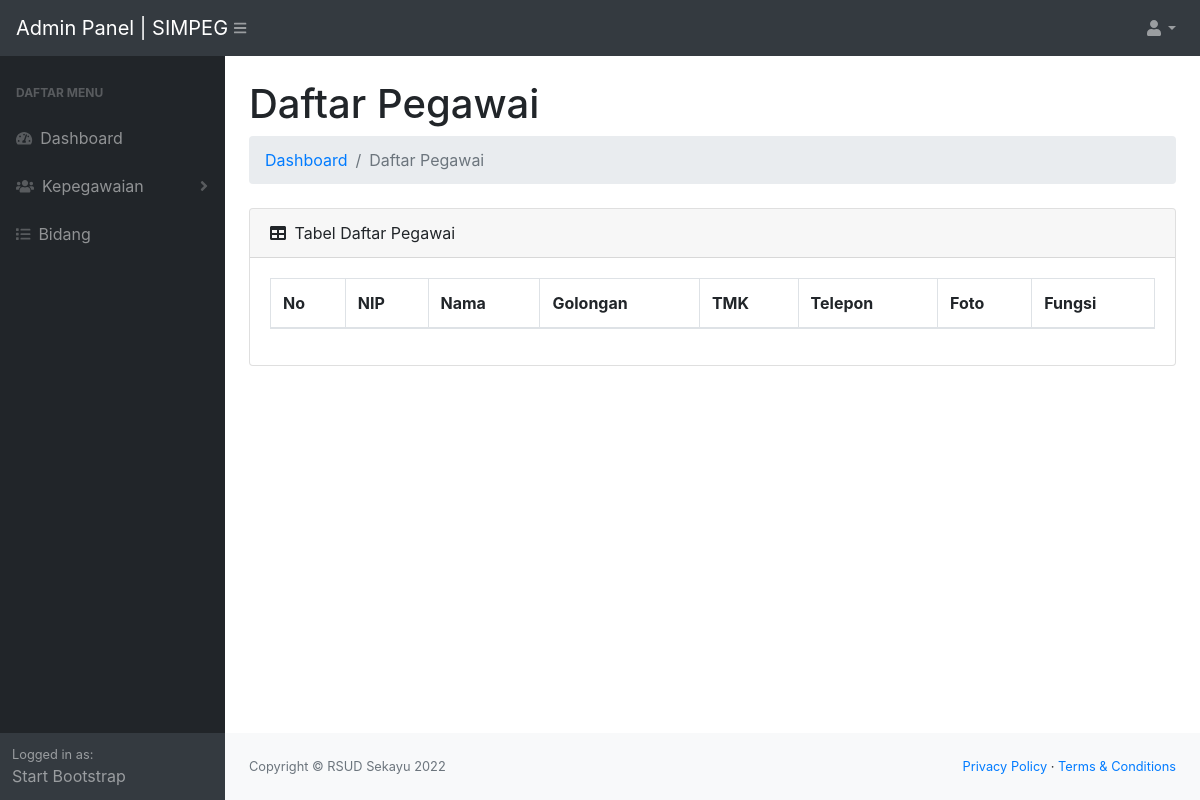
The page /admin/daftar-pegawai.php on the database as committed earlier.
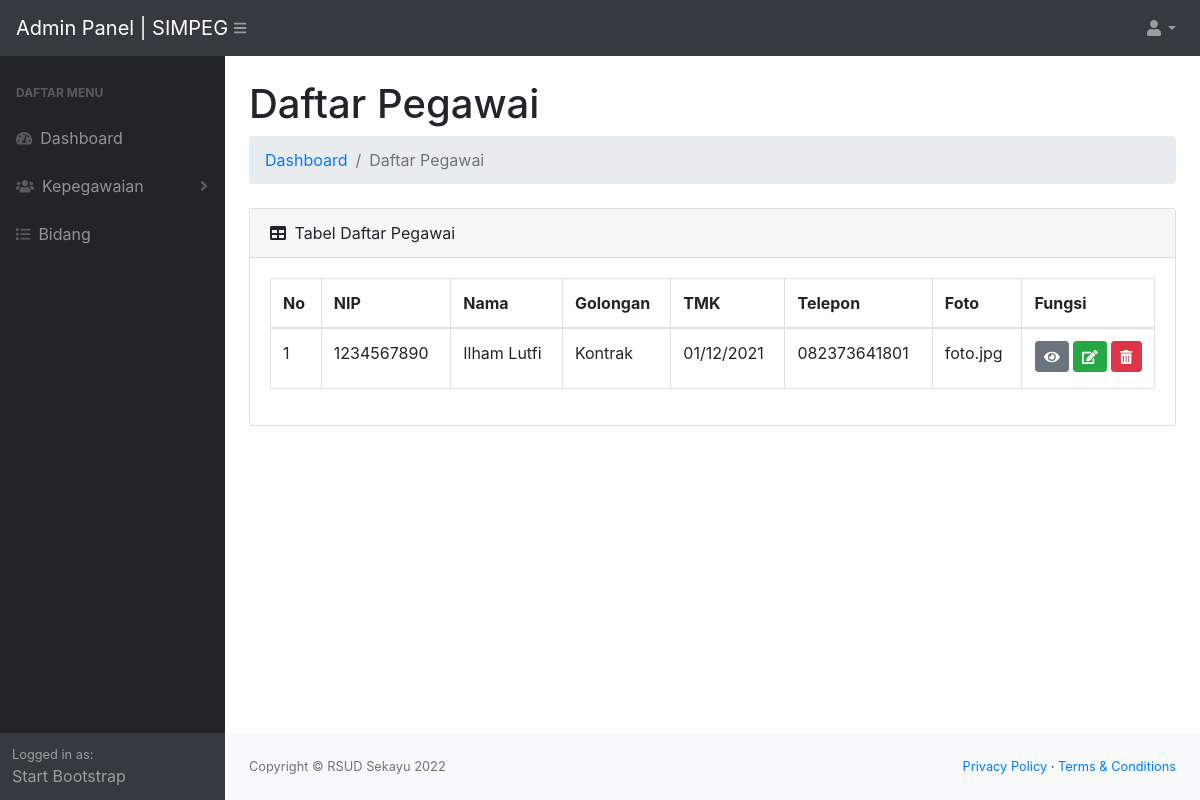
The same page on the database as committed later.
### tables this page shows
CREATE TABLE `pegawai` (
  `id_pegawai` int(11) NOT NULL,
  `id_bidang` int(11) NOT NULL,
  `nip` int(11) NOT NULL,
  `nama` varchar(150) NOT NULL,
  `jk` varchar(15) NOT NULL,
  `alamat` text NOT NULL,
  `email` varchar(50) NOT NULL,
  `no_telepon` varchar(25) NOT NULL,
  `golongan` varchar(20) NOT NULL,
  `gaji` varchar(50) NOT NULL,
  `status` varchar(15) NOT NULL,
  `tmk` date NOT NULL COMMENT 'terhitung masa kerja (tmk)',
  `foto` varchar(150) NOT NULL,
  `id_user` int(11) DEFAULT NULL,
  `tanggal` datetime NOT NULL DEFAULT current_timestamp()
);

### admin/config/controller.php (called while the page is built, shortened)
<?php
function query($query)
{
    global $db;
    $result = mysqli_query($db, $query);
    $rows = [];
    while ($row = mysqli_fetch_assoc($result)) {
        $rows[] = $row;
    }
    return $rows;
}

### admin/daftar-pegawai.php (the view, shortened to what this page needs)
<?php
include "layout/header.php";
$pegawai = query("SELECT * FROM pegawai ORDER BY id_pegawai DESC");
?>
<div id="layoutSidenav_content">
    <main>
        <div class="container-fluid">
            <h1 class="mt-4">Daftar Pegawai</h1>
            <ol class="breadcrumb mb-4">
                <li class="breadcrumb-item"><a href="index.php">Dashboard</a></li>
                <li class="breadcrumb-item active">Daftar Pegawai</li>
            </ol>
            <div class="card mb-4">
                <div class="card-header">
                    <i class="fas fa-table mr-1"></i>
                    Tabel Daftar Pegawai
                </div>
                <div class="card-body">
                    <div class="table-responsive">
                        <table class="table table-bordered" id="dataTable" width="100%" cellspacing="0">
                            <thead>
                                <tr>
                                    <th>No</th>
                                    <th>NIP</th>
                                    <th>Nama</th>
                                    <th>Golongan</th>
                                    <th>TMK</th>
                                    <th>Telepon</th>
                                    <th>Foto</th>
                                    <th>Fungsi</th>
                                </tr>
                            </thead>
                            <tbody>
                                <?php $no = 1; ?>
                                <?php foreach ($pegawai as $data) : ?>
                                    <tr>
                                        <td><?= $no++; ?></td>
                                        <td><?= $data['nip']; ?></td>
                                        <td><?= $data['nama']; ?></td>
                                        <td><?= $data['golongan']; ?></td>
                                        <td><?= date('d/m/Y', strtotime($data['tmk'])); ?></td>
                                        <td><?= $data['no_telepon']; ?></td>
                                        <td><?= $data['foto']; ?></td>
                                        <td width="15%" class="text-center">
                                            <a href="" class="btn btn-secondary btn-sm mb-1" title="Detail"><i class="fas fa-eye"></i></a>
                                            <button class="btn btn-success btn-sm mb-1" title="Ubah"><i class="fas fa-edit"></i></button>
                                            <a href="" class="btn btn-danger btn-sm mb-1" title="Hapus"><i class="fas fa-trash-alt"></i></a>
                                        </td>
                                    </tr>
                                <?php endforeach; ?>
                            </tbody>
                        </table>
                    </div>
                </div>
            </div>
        </div>
    </main>
    <?php include "layout/footer.php"; ?>

### admin/layout/header.php (shortened to what this page needs)
<!DOCTYPE html>
<html lang="en">
<head>
    <link href="assets/css/styles.css" rel="stylesheet" />
    <link href="https://cdn.datatables.net/1.10.20/css/dataTables.bootstrap4.min.css" rel="stylesheet" />
</head>
<body class="sb-nav-fixed">
    <nav class="sb-topnav navbar navbar-expand navbar-dark bg-dark">
        <a class="navbar-brand" href="index.php">Admin Panel | SIMPEG</a>
        <button class="btn btn-link btn-sm order-1 order-lg-0" id="sidebarToggle" href="#"><i class="fas fa-bars"></i></button>
        <ul class="navbar-nav ml-auto">
            <li class="nav-item dropdown">
                <a class="nav-link dropdown-toggle" id="userDropdown" href="#" role="button" data-toggle="dropdown" aria-haspopup="true" aria-expanded="false"><i class="fas fa-user fa-fw"></i></a>
            </li>
        </ul>
    </nav>
    <div id="layoutSidenav">
        <div id="layoutSidenav_nav">
            <nav class="sb-sidenav accordion sb-sidenav-dark" id="sidenavAccordion">
                <div class="sb-sidenav-menu">
                    <div class="nav">
                        <div class="sb-sidenav-menu-heading">Daftar Menu</div>
                        <a class="nav-link" href="index.php">
                            <div class="sb-nav-link-icon"><i class="fas fa-tachometer-alt"></i></div>
                            Dashboard
                        </a>
                        <a class="nav-link collapsed" href="#" data-toggle="collapse" data-target="#collapseLayouts" aria-expanded="false" aria-controls="collapseLayouts">
                            <div class="sb-nav-link-icon"><i class="fas fa-users"></i></div>
                            Kepegawaian
                            <div class="sb-sidenav-collapse-arrow"><i class="fas fa-angle-down"></i></div>
                        </a>
                        <a class="nav-link" href="daftar-bidang.php">
                            <div class="sb-nav-link-icon"><i class="fas fa-list"></i></div>
                            Bidang
                        </a>
                    </div>
                </div>
                <div class="sb-sidenav-footer">
                    <div class="small">Logged in as:</div>
                    Start Bootstrap
                </div>
            </nav>
        </div>

### admin/layout/footer.php (shortened to what this page needs)
<footer class="py-4 bg-light mt-auto">
    <div class="container-fluid">
        <div class="d-flex align-items-center justify-content-between small">
            <div class="text-muted">Copyright &copy; RSUD Sekayu <?= date('Y'); ?></div>
            <div>
                <a href="#">Privacy Policy</a>
                &middot;
                <a href="#">Terms &amp; Conditions</a>
            </div>
        </div>
    </div>
</footer>
</div>
</div>
</body>
</html>

Rows that differ between the two databases and show on the page:
added pegawai: nip "1234567890", nama "Ilham Lutfi", golongan "Kontrak", tmk "01/12/2021", no_telepon "082373641801", foto "foto.jpg"
